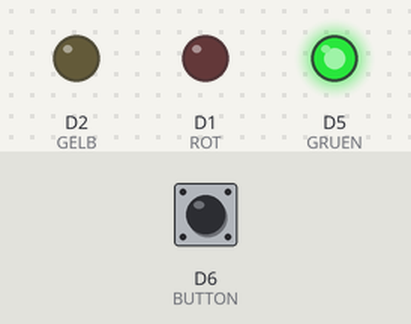
A program run on a simulated ESP8266 (NodeMCU). On the bench: output pins drawn as LEDs (lit = HIGH). Inputs (shaded band) come from the test bench; at power-on: D6 (BUTTON) LOW. What the program prints to the serial monitor is not drawn.

Above: at 1.2 s.
1.3 s: D6 (BUTTON) pulled HIGH for 0.15 s
At 2.4 s:
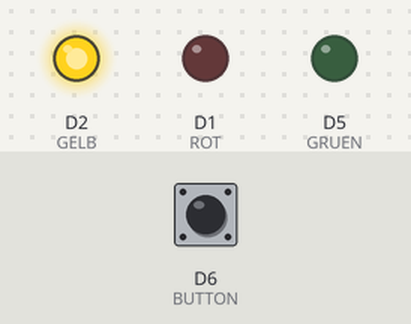
At 6.6 s:
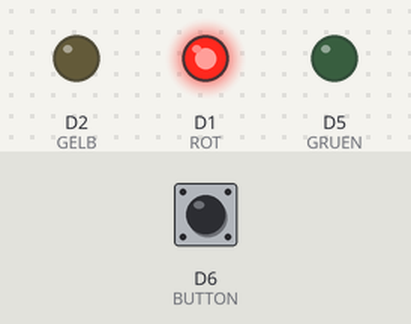
Timing chart, 0 to 16.8 s (numbered marks = the images above; inputs shaded):
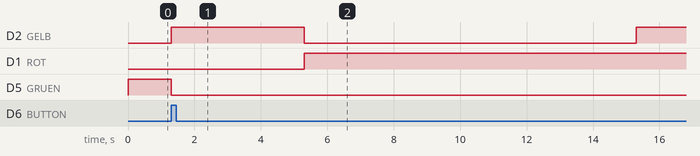

The program:

main.cpp
```cpp
// (licence header left out)
#include <Arduino.h>
#include <SPI.h>

#define ROT D1
#define GELB D2
#define BUTTON D6
#define GRUEN D5

void setup() {

  Serial.begin(9600);
  Serial.println();

  pinMode(ROT, OUTPUT);
  pinMode(GELB, OUTPUT);
  pinMode(GRUEN, OUTPUT);

  pinMode(BUTTON, INPUT);

  digitalWrite(ROT, LOW);
  digitalWrite(GELB, LOW);
  digitalWrite(GRUEN, LOW);

  Serial.println("Los geht's");
}
  bool clicked2 = false;
void loop() {

  bool clicked = digitalRead(BUTTON);
  if ( clicked || clicked2 ) {
    clicked2=false;
    digitalWrite(GELB, HIGH);
    digitalWrite(GRUEN, LOW);
    digitalWrite(ROT, LOW);
    delay(4000);
    digitalWrite(GELB, LOW);
    digitalWrite(ROT, HIGH);
    delay(10000);
    digitalWrite(GELB, HIGH);
    delay(2000);
    digitalWrite(GELB, LOW);
    digitalWrite(ROT, LOW);
    digitalWrite(GRUEN, HIGH);
    for (int i=0; i<100; i++) {
    delay(100);
    if (digitalRead(BUTTON)){
    clicked2=true;
    }
    }


  } else {
    digitalWrite(GRUEN, HIGH);
  }
  }
```

Measured:
- after the input at 1.3 s, D2 (GELB): LOW → HIGH at once, → LOW 4.0 s later, → HIGH 10.0 s later; D1 (ROT): LOW → HIGH after 4.0 s; D5 (GRUEN): HIGH → LOW at once
